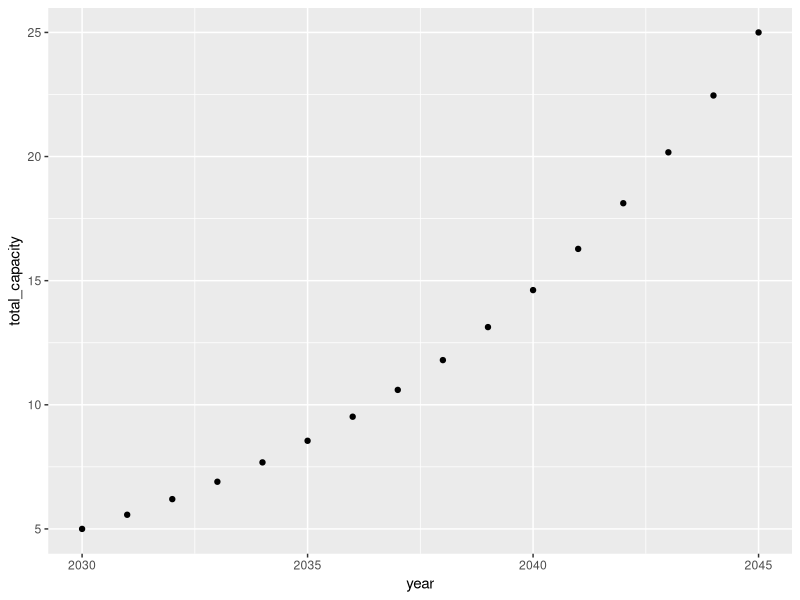

The R source for this figure:
## ---- chunk 1
library(ggplot2)
## ---- chunk 2
# Initial values
initial_capacity <- 5
final_capacity <- 25
years <- 15

# Calculate the annual growth rate
growth_rate <- (final_capacity / initial_capacity)^(1 / years) - 1

# Create a data frame to store the results
year <- 2030:2045
capacity <- numeric(length(year))
new_capacity <- numeric(length(year))

# Calculate the total capacity for each year
for (i in 1:length(year)) {
  capacity[i] <- initial_capacity * (1 + growth_rate)^(year[i] - 2030)
  if (i == 1) {
      new_capacity[i] <- capacity[i] - initial_capacity
  } else {
      new_capacity[i] <- capacity[i] - capacity[i-1]
  }
}

# Create a data frame to display the results
capacity_table <- data.frame(year = year, total_capacity = round(capacity, 2), new_capacity = new_capacity, growth_rate = growth_rate)

# Display the table
print(capacity_table)
## ---- chunk 3
# growth_rate <- (final_capacity / initial_capacity)^(1 / years) - 1
# growth rate is the final capacity divided by 
# capacity[i] <- initial_capacity * (1 + growth_rate)^(year[i] - 2030)
## ---- chunk 4
ggplot(capacity_table, aes(x = year, y = total_capacity)) +
    geom_point()
